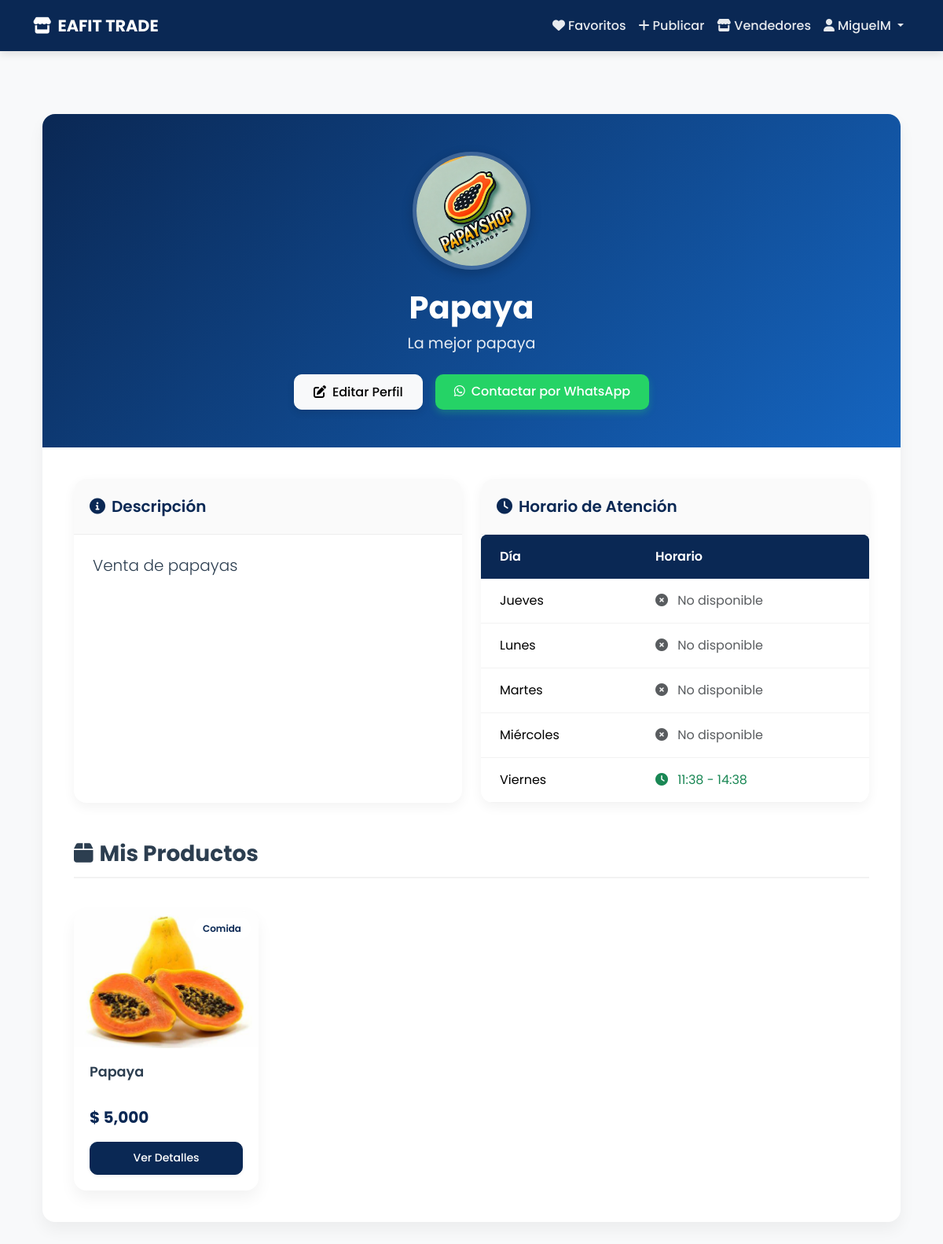
Page /profile/ (signed in) on the earlier database version.
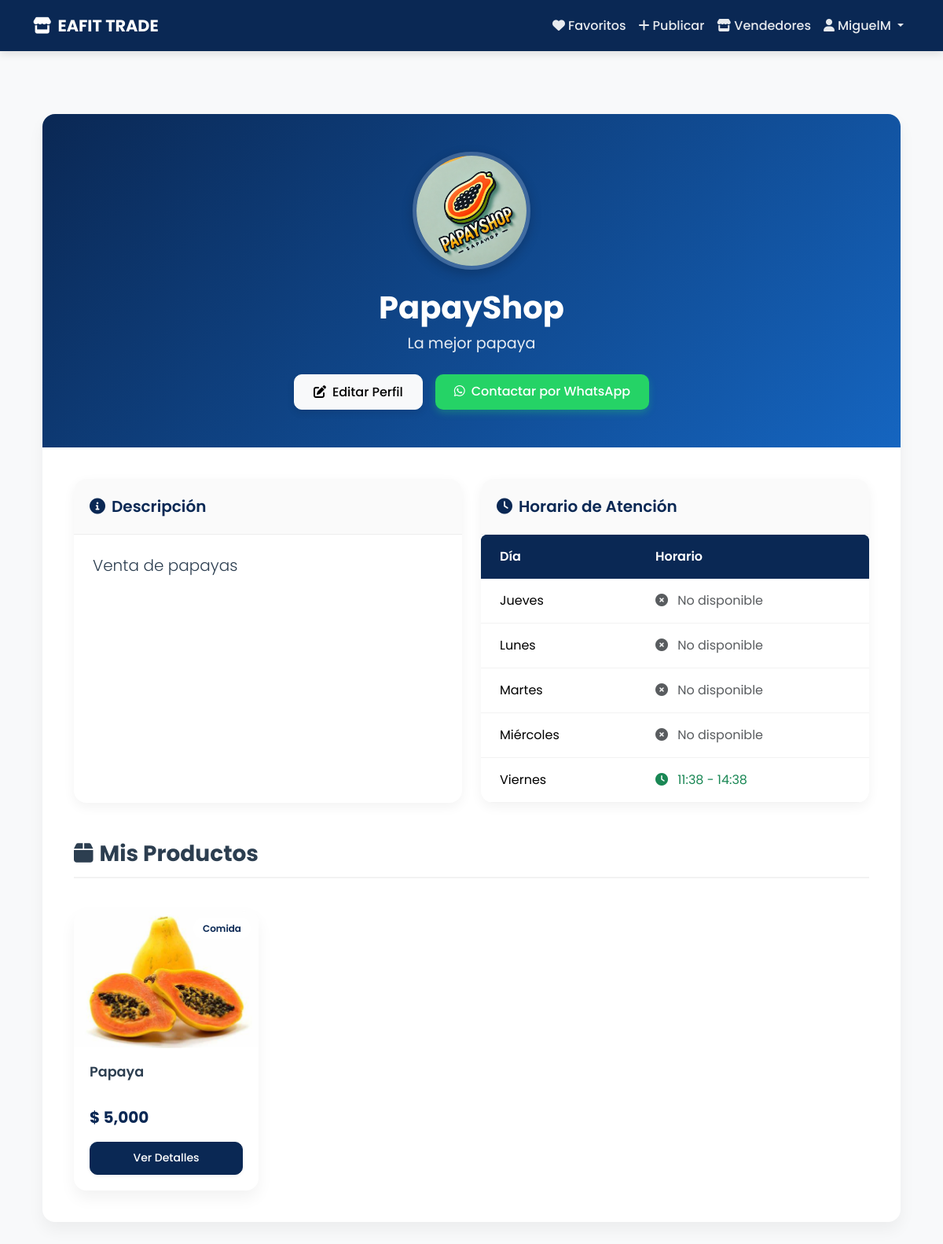
Same page on the later database version.
### seller_profiles/models.py (models this page shows, shortened)
class SellerProfile(models.Model):
    user = models.OneToOneField(
        User,
        on_delete=models.CASCADE,
        related_name='seller_profile'
    )
    profile_image = models.ImageField(
        upload_to='profiles/',
        verbose_name='Foto de perfil',
        null=True,
        blank=True
    )
    store_name = models.CharField(
        max_length=100,
        verbose_name='Nombre de la tienda',
        help_text='Nombre que se mostrará en tu perfil de vendedor'
    )
    slogan = models.CharField(
        max_length=200,
        verbose_name='Slogan',
        help_text='Una frase corta que describa tu tienda',
        blank=True,
        null=True
    )
    description = models.TextField(
        verbose_name='Descripción',
        help_text='Describe tu tienda y los productos que vendes'
    )
    whatsapp = models.CharField(
        max_length=15,
        verbose_name='WhatsApp',
        help_text='Ingresa tu número de WhatsApp con código de país (ej: 573001234567)',
        blank=True,
        null=True
    )
    class Meta:
        verbose_name = 'Perfil de vendedor'
        verbose_name_plural = 'Perfiles de vendedores'
    def get_whatsapp_link(self, product_name=None):
        if not self.whatsapp:
            return None
        base_url = f"https://wa.me/{self.whatsapp}"
        if product_name:
            message = f"Hola, estoy interesado en el producto: {product_name}. ¿Podrías darme más información?"
            return f"{base_url}?text={urllib.parse.quote(message)}"
        return base_url

### seller_profiles/views.py (the view)
# urls.py: path('profile/', profile_views.view_profile, name='view_profile'),
@login_required
def view_profile(request):
    try:
        profile = request.user.seller_profile
        return render(request, 'seller_profiles/view_profile.html', {'profile': profile})
    except SellerProfile.DoesNotExist:
        messages.warning(request, 'Necesitas crear tu perfil de vendedor primero.')
        return redirect('create_profile')

### seller_profiles/templates/seller_profiles/view_profile.html (shortened to what the changed rows need)
{% extends 'seller_profiles/profile_base.html' %}
{% load humanize %}
{% block content %}
<section class="profile-section py-5">
    <div class="container">
        <div class="profile-card">
            <div class="profile-header">
                <div class="profile-image-wrapper">
                    {% if profile.profile_image %}
                        <img src="{{ profile.profile_image.url }}" alt="{{ profile.store_name }}" class="profile-image">
                    {% else %}
                        <div class="profile-image d-flex align-items-center justify-content-center bg-secondary">
                            <i class="fas fa-store fa-3x text-white"></i>
                        </div>
                    {% endif %}
                </div>
                <h1 class="store-name">{{ profile.store_name }}</h1>
                {% if profile.slogan %}
                    <p class="store-slogan">{{ profile.slogan }}</p>
                {% endif %}
                <div class="profile-actions">
                    {% if user == profile.user %}
                        <a href="{% url 'edit_profile' %}" class="btn btn-light edit-button">
                        </a>
                    {% endif %}
                    {% if profile.whatsapp %}
                        <a href="{{ profile.get_whatsapp_link }}"
                           class="btn whatsapp-button"
                           target="_blank"
                           rel="noopener noreferrer">
                        </a>
                    {% endif %}
                </div>
            </div>
            <div class="profile-body">
                <div class="row g-4">
                    <div class="col-lg-6">
                        <div class="info-card">
                            <div class="info-card-body">
                                <p class="lead mb-0">{{ profile.description }}</p>
                            </div>
                        </div>
                    </div>
                    <div class="col-lg-6">
                        <div class="info-card">
                            <div class="info-card-body p-0">
                                <div class="table-responsive">
                                    <table class="table schedule-table mb-0">
                                        <thead>
                                            <tr>
                                                <th>Día</th>
                                                <th>Horario</th>
                                            </tr>
                                        </thead>
                                    </table>
                                </div>
                            </div>
                        </div>
                    </div>
                </div>
                {% if profile.user.products.exists %}
                <div class="mt-5">
                    <h2 class="section-title">
                        <i class="fas fa-box me-2"></i>Mis Productos
                    </h2>
                </div>
                {% endif %}
            </div>
        </div>
    </div>
</section>
{% endblock %}

Differences in the rows shown:
changed SellerProfile "Venta de papayas": store_name "Papaya" → "PapayShop"
